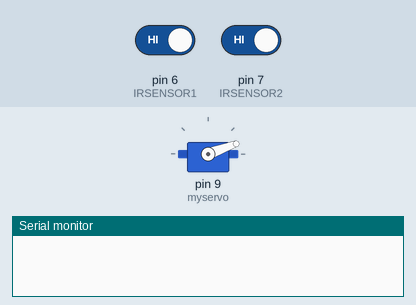
Bench run of a sketch on a simulated Arduino Uno, built with avr-gcc and run on an emulated ATmega328P. On the bench: servo, the last lines printed to the serial monitor. Inputs (shaded band) come from the test bench; at power-on: pin 6 (IRSENSOR1) HIGH, pin 7 (IRSENSOR2) HIGH.

Above: at 1.2 s.
1.3 s: pin 6 (IRSENSOR1) driven LOW and pin 7 (IRSENSOR2) driven LOW
At 2.37 s:
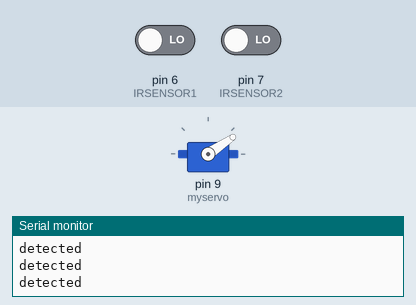
4.3 s: pin 6 (IRSENSOR1) driven HIGH
At 5.8 s:
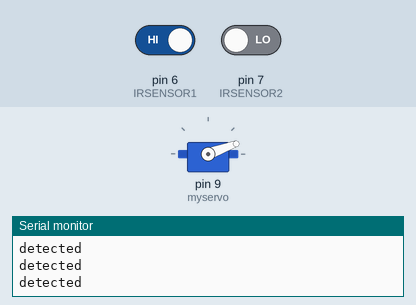
Timing chart, 0 to 7.3 s (numbered marks = the images above; inputs shaded):
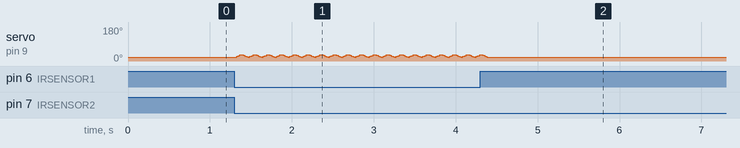

Measured:
- after the input at 1.3 s, servo on pin 9 (myservo): 20° → 21° at once, then repeats every 0.16 s: 25° 0.02 s, 29° 0.02 s, 33° 0.02 s, 34° 0.02 s, 30° 0.02 s, 26° 0.02 s, 22° 0.02 s, 21° 0.02 s
- after the input at 4.3 s, servo on pin 9 (myservo): goes on until 4.4 s, then stays 20°

The sketch:

new_sketch_1746245434943.ino
```cpp
#include "arduino_secrets.h"

/*

*/
#include<Servo.h>
int IRSENSOR1=6;
int IRSENSOR2=7;

Servo myservo;
void setup() {
    Serial.begin(9600);
    pinMode(IRSENSOR1, INPUT);
    pinMode(IRSENSOR2, INPUT);
  myservo.attach(9);
  myservo.write(20);
}

void loop() {
    int val=digitalRead(IRSENSOR1);
    int val2=digitalRead(IRSENSOR2);
    int temp=val*100+20+val2;
    if(temp==20 ||temp==021) {
        Serial.println("detected");
        for(int i=20;i<=35;i++) {
            myservo.write(i);
            delay(5);
          }
        for(int i=35;i>=20;i--) {
              myservo.write(i);
              delay(5);
          }
    }
    // Serial.println(temp);

}
```

arduino_secrets.h
```cpp

```
